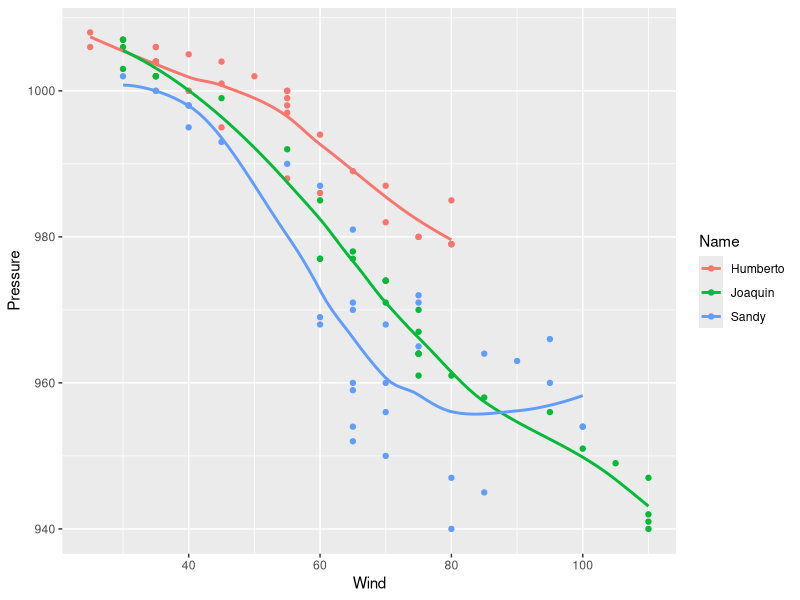

Source code (R):
## ---- chunk 1
library(tidyverse)
library(ellipsis)
library(utf8)
storms <- read.csv("storms.csv")
storms$Category <- factor(storms$Category, levels = -1:5) # set the storm category to be a factor
storms$Date <- factor(storms$Date, levels = unique(storms$Date)) # set the measurement date/time to be a factor
sampleStorms <- storms %>%
filter(Name == "Sandy" | Name == "Joaquin" |  Name == "Humberto")
## ---- chunk 2
CQ1<- ggplot(data = sampleStorms, aes(x = Wind, y = Pressure, color = Name)) + 
  geom_point() + geom_smooth(se=FALSE)
CQ1
